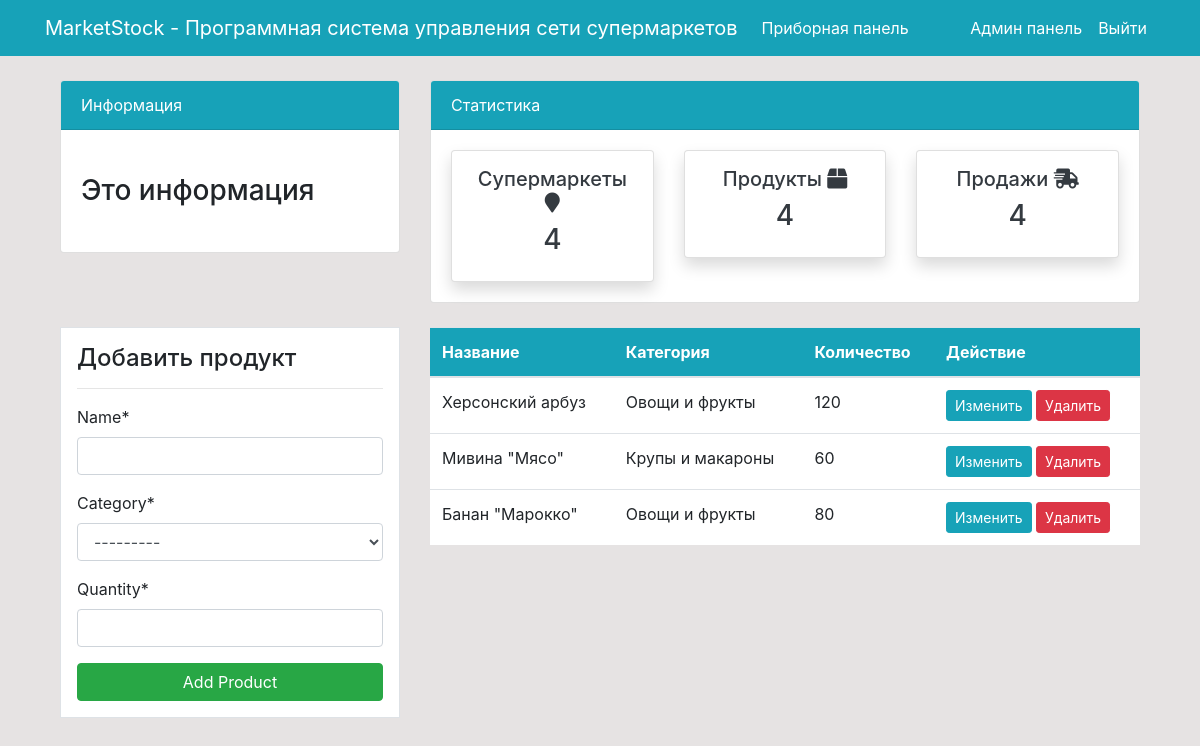
Page /product/ (signed in) on the earlier database version.
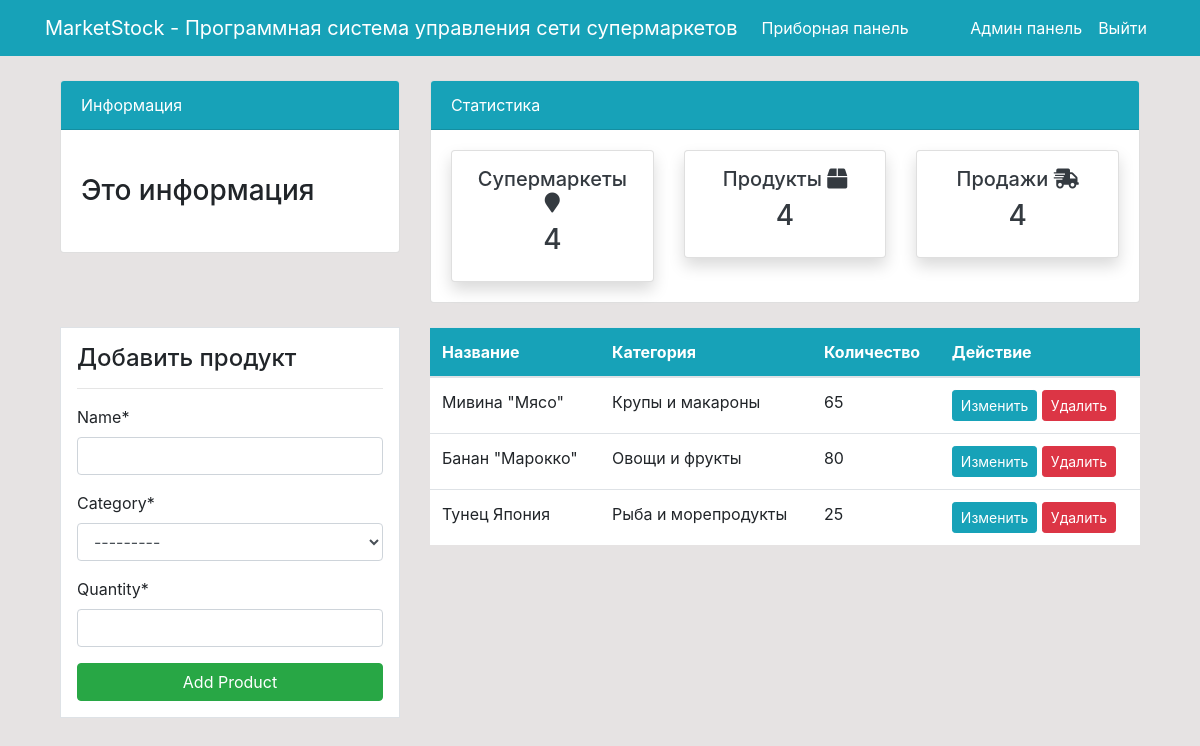
Same page on the later database version.
### dashboard/models.py (models this page shows, shortened)
class Product(models.Model):
    name = models.CharField(max_length=100, null=True)
    category = models.CharField(max_length=20 , choices=CATEGORY, null=True)
    quantity = models.PositiveIntegerField(null=True)

### dashboard/views.py (the view)
# urls.py: path('product/', dashboard.views.product, name='Продукты'),
@login_required(login_url='Вход')
def product(request):
    items = Product.objects.all()
    if request.method == 'POST':
        form = ProductForm(request.POST)
        if form.is_valid():
            form.save()
            return redirect('Продукты')
    else:
        form = ProductForm()
    context={
        'items': items,
        'form': form,
    }
    return render(request, 'dashboard/product.html', context)

### dashboard/forms.py
class ProductForm(forms.ModelForm):
    class Meta:
        model = Product
        fields = '__all__'

### templates/dashboard/product.html (shortened to what this page needs)
{% extends 'partials/base.html' %}
{% load crispy_forms_tags %}
{% block content %}
{% include 'partials/topnav.html' %}
    <div class="container">
        <div class="row my-4">
            <div class="col-md-4">
                <div class="border bg-white p-3">
                    <h4>Добавить продукт</h4>
                    <hr>
                    <form method="POST">
                        {{ form |crispy }}
                        <input class="btn btn-success btn-block" type="submit" value="Add Product">
                    </form>
                </div>
            </div>
            <div class="col-md-8">
                <table class="table bg-white">
                    <thead class="bg-info">
                        <tr class="text-white">
                            <th scope="col">Название</th>
                            <th scope="col">Категория</th>
                            <th scope="col">Количество</th>
                            <th scope="col">Действие</th>
                        </tr>
                    </thead>
                    <tbody>
                         {% for item in items %}
                        <tr>
                            <td>{{ item.name }}</td>
                            <td>{{ item.category }}</td>
                            <td>{{ item.quantity }}</td>
                            <td>
                                <a class="btn btn-info btn-sm" href="{% url 'Изменить продукт' item.id %}">Изменить</a>
                                <a class="btn btn-danger btn-sm" href="{% url 'Удалить продукт' item.id %}">Удалить</a>
                            </td>
                        </tr>
                          {% endfor %}
                    </tbody>
                </table>
            </div>
        </div>
    </div>
{% endblock %}

### templates/partials/base.html (shortened to what this page needs)
{% load static %}
<!doctype html>
<html lang="en">
<head>
    <link rel="stylesheet" href="https://cdn.jsdelivr.net/npm/bootstrap@4.6.0/dist/css/bootstrap.min.css"
>
    <link rel="stylesheet" href="https://use.fontawesome.com/releases/v5.15.2/css/all.css"
>
    <link rel="stylesheet" href="{% static 'style.css' %}">
</head>
<body>
    {% include 'partials/nav.html' %}
    <div class="container">
        {% block content %}
        {% endblock %}
    </div>
</body>
</html>

### templates/partials/nav.html (shortened to what this page needs)
    <nav class="navbar navbar-expand-lg navbar-info bg-info">
        {% if user.is_authenticated %}
        <div class="container">
            <a class="navbar-brand text-white" href="{% url 'Главная страница' %}">MarketStock - Программная система управления сети супермаркетов</a>
            <div class="collapse navbar-collapse" id="navbarSupportedContent">
                <ul class="navbar-nav mr-auto">
                    <li class="nav-item active">
                        <a class="nav-link text-white" href="{% url 'Главная страница' %}">Приборная панель </a>
                    </li>
                </ul>
                <ul class="navbar-nav ml-auto">
                    <li class="nav-item active">
                        <a class="nav-link text-white" href="{% url 'Профиль' %}">Админ панель </a>
                    </li>
                    <li class="nav-item">
                        <a class="nav-link text-white" href="{% url 'Выход' %}">Выйти</a>
                    </li>
                </ul>
                {% endif %}
            </div>
        </div>
    </nav>

### templates/partials/topnav.html
    <div class="container">
        <div class="row mt-4">
            <div class="col-md-4">
                <div class="card">
                    <div class="card-header bg-info text-white">
                        Информация
                    </div>
                    <div class="card-body">
                        <marquee behavior="" direction="">
                            <h3 class="my-4">Это информация</h3>
                        </marquee>
                    </div>
                </div>
            </div>
            <div class="col-md-8">
                <div class="card">
                    <div class="card-header bg-info text-white">
                        Статистика
                    </div>
                    <div class="card-body">
                        <div class="row">
                            <div class="col-md-4">
                                <a class="text-decoration-none text-dark" href="{% url 'Супермаркеты' %}">
                                    <div class="card my-card shadow text-center p-3">
                                        <h5>Супермаркеты <i class="fas fa-map-marker"></i></h5>
                                        <h3>4</h3>
                                    </div>
                                </a>
                            </div>
                            <div class="col-md-4">
                                <a class="text-decoration-none text-dark" href="{% url 'Продукты' %}">
                                    <div class="card my-card shadow text-center p-3">
                                        <h5>Продукты <i class="fas fa-box"></i></h5>
                                        <h3>4</h3>
                                    </div>
                                </a>
                            </div>
                            <div class="col-md-4">
                                <a class="text-decoration-none text-dark" href="{% url 'Поставки' %}">
                                    <div class="card my-card shadow text-center p-3">
                                        <h5>Продажи <i class="fas fa-shipping-fast"></i></h5>
                                        <h3>4</h3>
                                    </div>
                                </a>
                            </div>
                        </div>
                    </div>
                </div>
            </div>
        </div>
    </div>

### static/style.css (style rules this page uses)
body { background: rgb(230, 227, 227); }

Differences in the rows shown:
removed Product: name "Херсонский арбуз", category "Овощи и фрукты", quantity "120"
changed Product "Мивина \"Мясо\"": quantity "60" → "65"
added Product: name "Тунец Япония", category "Рыба и морепродукты", quantity "25"
